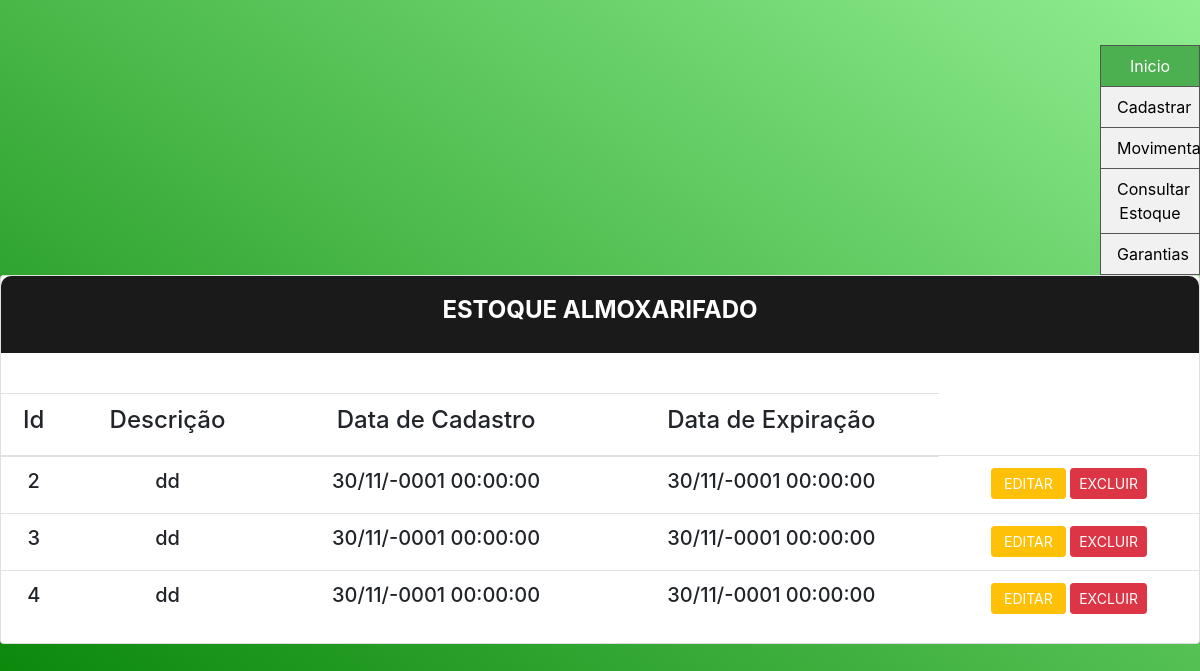
The app's page /CADASTRO_SEDES/VERIFICAR/listar_produtos.php with its own data.
### tables this page shows
CREATE TABLE `garantia` (
  `id` int(11) NOT NULL,
  `data_ex` datetime DEFAULT NULL,
  `descricao` varchar(255) DEFAULT NULL,
  `data_ini` datetime DEFAULT NULL,
  `pat` varchar(255) DEFAULT NULL
);

### CADASTRO_SEDES/VERIFICAR/listar_produtos.php (the view, shortened to what this page needs)
<!DOCTYPE html>
<html lang="en">
<h2 class="title">Estoque Almoxarifado</h2>
</div>
<div class="divtable ">
  <table>
    <tr>
      <div style="padding:20px 0" class="container">
        <table class="table">
          <thead>
            <tr class="principal" text align='center'>
              <th scope="col">
                <h4 text align="center">Id</h4>
              </th>
              <th scope="col">
                <h4 text align="center">Descrição</h4>
              </th>
              <th scope="col">
                <h4 text align="center">Data de Cadastro</h4>
              </th>
              <th scope="col">
                <h4 text align="center">Data de Expiração</h4>
              </th>
            </tr>
          </thead>
          <tbody>
            <?php
            include_once("../../conexao.php");
            $sql = "SELECT id,data_ex,descricao,data_ini FROM garantia where id<>0";
            $retorno = mysqli_query($conn, $sql);
            while ($array = mysqli_fetch_array($retorno, MYSQLI_ASSOC)) {
              $descricao = $array['descricao'];
              $data_ini = $array['data_ini'];
              $data_ex = $array['data_ex'];
              $id = $array['id'];
                  $dataformat1=date('d/m/Y H:i:s', strtotime($data_ini));
                      $dataformat2=date('d/m/Y H:i:s', strtotime($data_ex));
            ?>
              <tr class="principal" text align='center'>
                <td class="principal" text align='center'>
                  <h5><?= $id ?></h5>
                </td>
               <td class="principal" text align='center'>
                  <h5><?= $descricao ?></h5>
                </td>
                <td class="principal" text align='center'>
                  <h5><?= $dataformat1 ?></h5>
                </td>
                <td class="principal" text align='center'>
                  <h5><?= $dataformat2 ?></h5>
                </td>
                <td><a class="btn-editar btn btn-sm btn-warning" href="editar_almox.php?id=<?= $id ?>" role="button"><i class="far fa-edit"></i> &nbspEditar&nbsp</a>
                  <a class="btn-editar btn btn-sm btn-danger" href="excluir_almox.php?id=<?= $id ?>" role="button"><i class="far fa-trash-alt"></i> Excluir</a></td>
              </tr>
            <?php } ?>
          </tbody>
        </table>
      </div>
      </body>
</html>

### css/main.css (style rules this page uses)
.ul2 { list-style-type: none; margin: 0; padding: 0; width: 100px; background-color: #f1f1f1; border: 1px solid #555; float: right; }
li a { display: block; color: #000; padding: 8px 16px; text-decoration: none; }
li { text-align: center; border-bottom: 1px solid #555; }
li:last-child { border-bottom: none; }
li a.active { background-color: #4CAF50; color: white; }
html { -webkit-box-sizing: border-box; -moz-box-sizing: border-box; box-sizing: border-box; }
* { padding: 0; margin: 0; }
*, *:before, *:after { -webkit-box-sizing: inherit; -moz-box-sizing: inherit; box-sizing: inherit; }
body, h1, h2, h3, h4, h5, h6, blockquote, p, pre, dl, dd, ol, ul, figure, hr, fieldset, legend { margin: 0; padding: 0; }
table { border-collapse: collapse; border-spacing: 0; }
.page-wrapper { min-height: 100vh; }
h1, h2, h3, h4, h5, h6 { font-weight: 400; }
h2 { font-size: 30px; }
h4 { font-size: 18px; }
h5 { font-size: 15px; }
.bg-gra-03 { background: -webkit-gradient(linear, left bottom, right top, from(Green), to(LightGreen)); background: -webkit-linear-gradient(bottom left, Green 0%, LightGreen 100%); background: -moz-linear-gradient(bottom left, Green 0%, LightGreen 100%); background: -o-linear-gradient(bottom left, Green 0%, LightGreen 100%); background: linear-gradient(to top right, Green 0%, LightGreen 100%); }
.p-t-45 { padding-top: 45px; }
.p-b-50 { padding-bottom: 50px; }
.wrapper { margin: 0 auto; }
.wrapper--w790 { height:auto; overflow:hidden; margin:0 auto; width: 100%; max-width: 1300px; }
.btn { display: inline-block; line-height: 50px; padding: 0 50px; -webkit-transition: all 0.4s ease; -o-transition: all 0.4s ease; -moz-transition: all 0.4s ease; transition: all 0.4s ease; cursor: pointer; font-size: 15px; text-transform: uppercase; font-weight: 700; color: #fff; font-family: inherit; }
.title { font-size: 24px; text-transform: uppercase; font-weight: 700; text-align: center; color: #fff; }
.card { -webkit-border-radius: 3px; -moz-border-radius: 3px; border-radius: 3px; background: #fff; }
.card-5 { background: #fff; -webkit-border-radius: 10px; -moz-border-radius: 10px; border-radius: 10px; -webkit-box-shadow: 0px 8px 20px 0px rgba(0, 0, 0, 0.15); -moz-box-shadow: 0px 8px 20px 0px rgba(0, 0, 0, 0.15); box-shadow: 0px 8px 20px 0px rgba(0, 0, 0, 0.15); }
.card-5 .card-heading { padding: 20px 0; background: #1a1a1a; -webkit-border-top-left-radius: 10px; -moz-border-radius-topleft: 10px; border-top-left-radius: 10px; -webkit-border-top-right-radius: 10px; -moz-border-radius-topright: 10px; border-top-right-radius: 10px; }

### css/estilo.css (style rules this page uses)
.btn-editar { color: #fff !important; }

### records on screen
garantia: id "2", descricao "dd", data_ini "30/11/-0001 00:00:00", data_ex "30/11/-0001 00:00:00"
garantia: id "3", descricao "dd", data_ini "30/11/-0001 00:00:00", data_ex "30/11/-0001 00:00:00"
garantia: id "4", descricao "dd", data_ini "30/11/-0001 00:00:00", data_ex "30/11/-0001 00:00:00"
